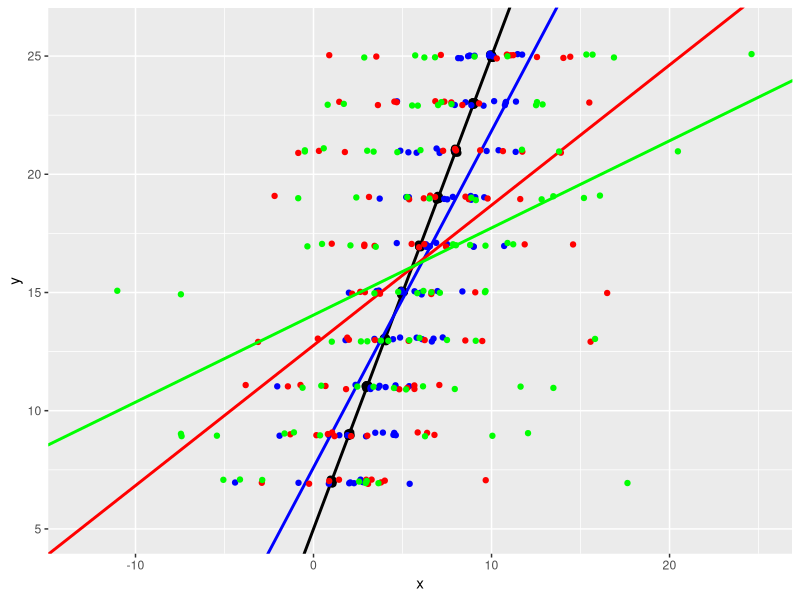

Here is the R script that generated this plot:
#######################################################################
# Classical measurement error and attenuation bias #####################
# Written by Brendan Hobart and Laura Dee - Spring 2023 ####################
######################################################################

library(tidyverse)

alpha <- c(5)
beta <- c(2)
x <- rep(seq(1:10),10)
x_err1 <- rep(seq(1:10)) + rnorm(100, mean=0, sd=2)
x_err2 <- rep(seq(1:10)) + rnorm(100, mean=0, sd=4)
x_err3 <- rep(seq(1:10)) + rnorm(100, mean=0, sd=6)

y <- alpha + (beta*x)
dat <- data.frame(x=x, y=y, x_err1=x_err1, x_err2=x_err2, x_err3=x_err3)

slr1 <- lm(y~x)
slr1$coefficients[1]
slr1$coefficients[2]

slr2 <- lm(y~x_err1)
slr2$coefficients[1]
slr2$coefficients[2]

slr3 <- lm(y~x_err2)
slr3$coefficients[1]
slr3$coefficients[2]

slr4 <- lm(y~x_err3)
slr4$coefficients[1]
slr4$coefficients[2]

ggplot() +
  ylim(5,26) +
  xlim(-13,25) +
  geom_jitter(data=dat, aes(x=x,y=y),
              height=.1, width=.1, size=2) +
  geom_abline(intercept=slr1$coefficients[1], slope=slr1$coefficients[2],
              lwd=1.0) +
  geom_jitter(data=dat, aes(x=x_err1, y=y), col='blue',
              width=0, height=0.1) +
  geom_abline(intercept=slr2$coefficients[1], slope=slr2$coefficients[2],
              lwd=1.0, col='blue') +
  geom_jitter(data=dat, aes(x=x_err2, y=y), col='red',
              width=0, height=.1) +
  geom_abline(intercept=slr3$coefficients[1], slope=slr3$coefficients[2],
              lwd=1.0, col='red') +
  geom_jitter(data=dat, aes(x=x_err3, y=y), col='green',
              width=0, height=.1) +
  geom_abline(intercept=slr4$coefficients[1], slope=slr4$coefficients[2],
              lwd=1.0, col='green')
